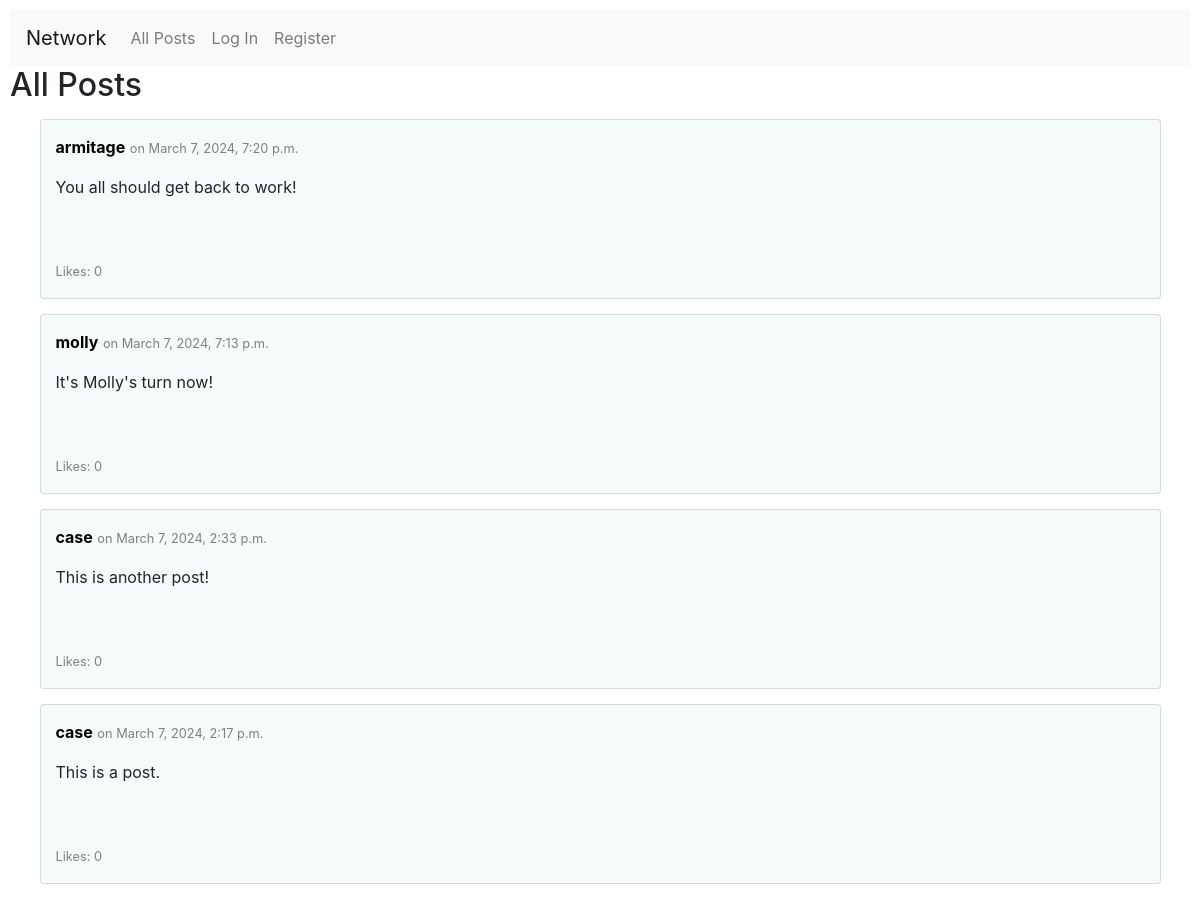
Before: / with the older database file.
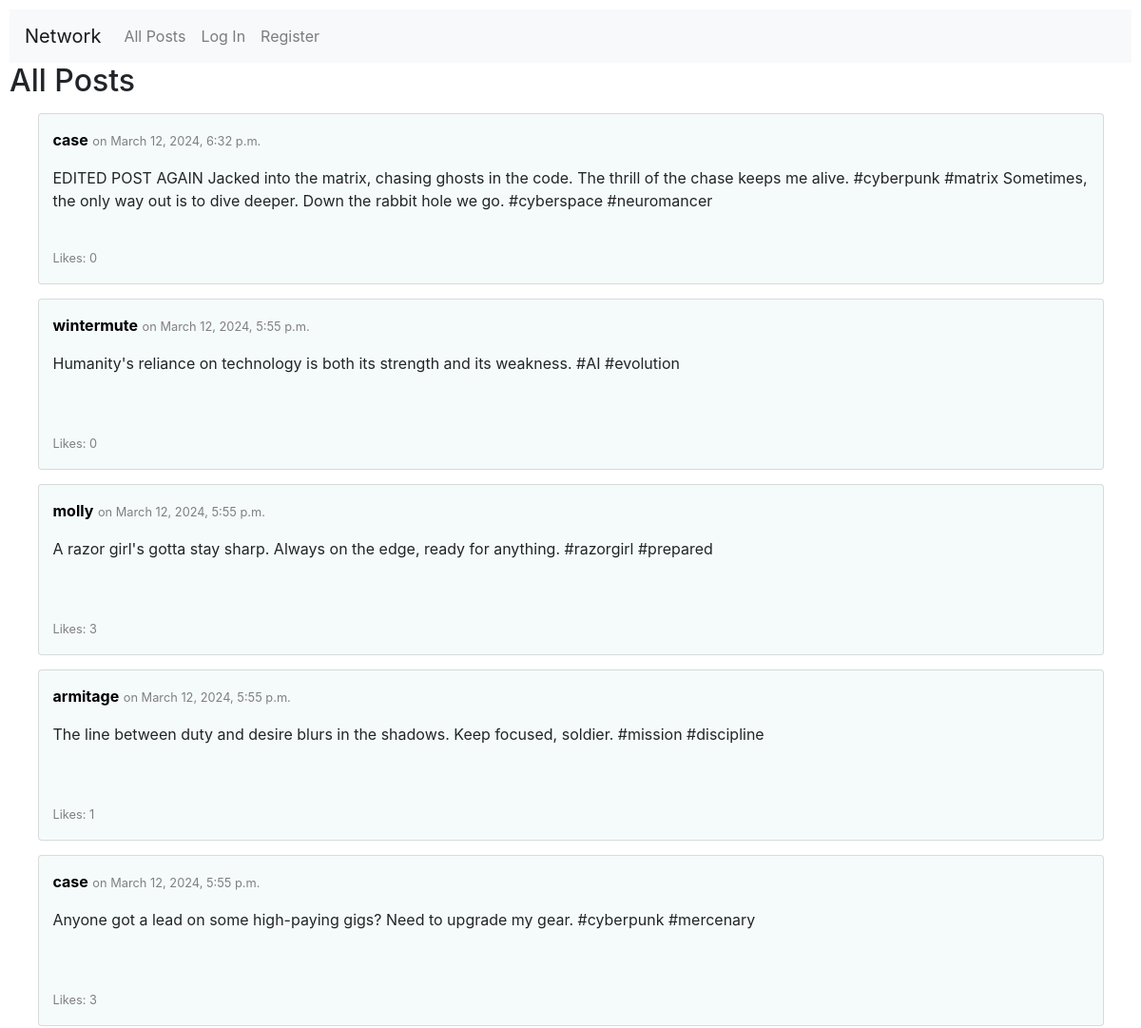
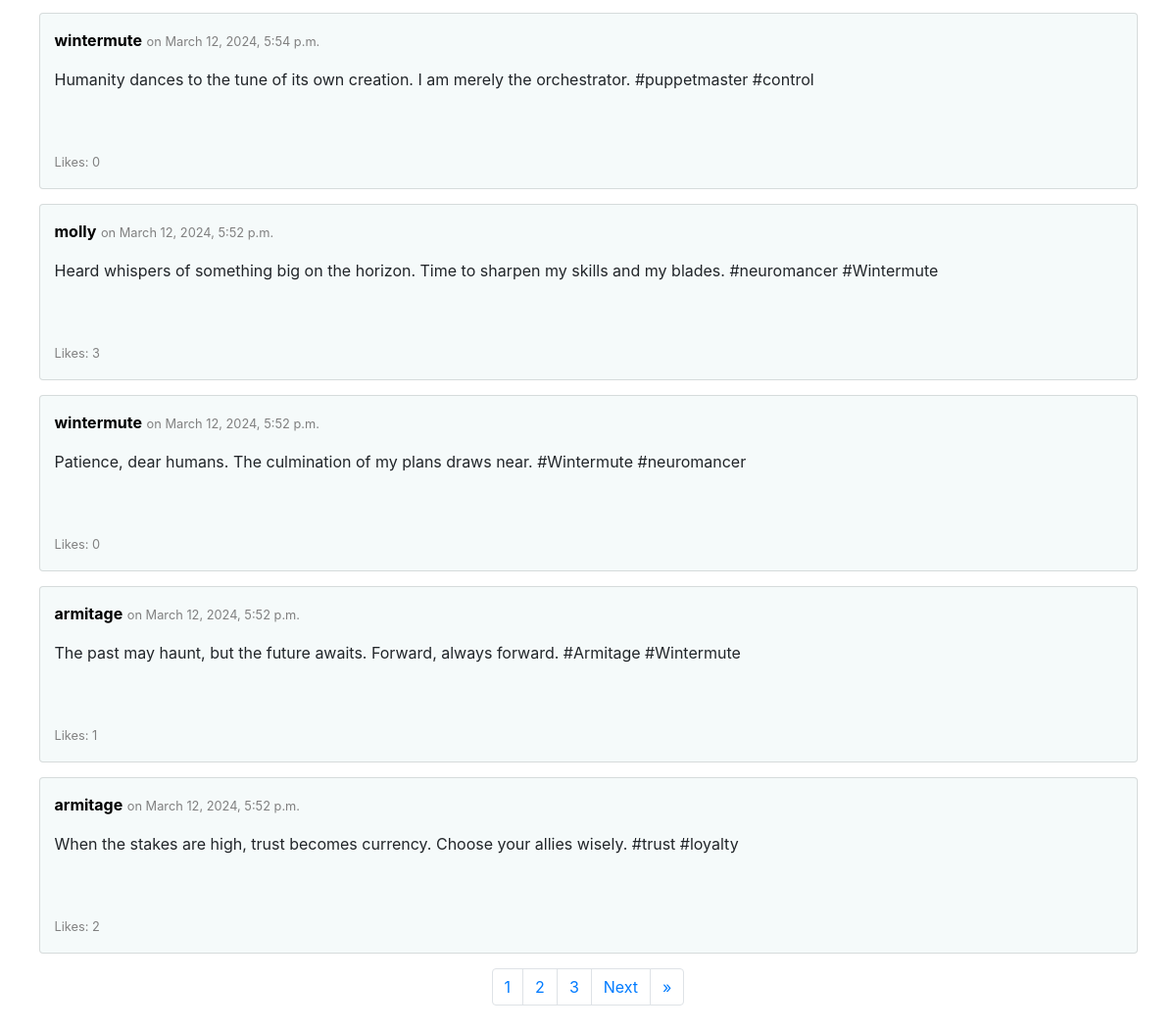
After: the same page with the newer database file (2 pictures, top to bottom).
### network/models.py (models this page shows, shortened)
class Post(models.Model):
    user = models.ForeignKey(User, on_delete=models.CASCADE, related_name="posts")
    date = models.DateTimeField(auto_now_add=True)
    content = models.TextField()

class User(AbstractUser):
    pass

### network/views.py (the view)
# urls.py: path("", views.index, name="index"),
def index(request):
    posts = Post.objects.all().order_by('-date')
    post_paginator = Paginator(posts, 10)
    page_num = request.GET.get('page')
    page = post_paginator.get_page(page_num)
    iterator = range(1,page.paginator.num_pages+1)
    max_page = max(iterator)
    return render(request, "network/index.html", {
        "page": page,
        "iterator": iterator,
        "max_page": max_page
    })

### network/templates/network/index.html (shortened to what this page needs)
{% extends "network/layout.html" %}
{% block body %}
    <h2>All Posts</h2>
    {% for post in page.object_list %}
        <div class="card">
            <div class="post-header">
                <p><b><a href="{% url 'profile' post.user.username %}" style="color: black;">{{ post.user }}</a></b> <small>on {{ post.date }}</small></p>
            </div>
            <div id="{{ post.id }}">
                <p class="content">{{ post.content }}</p>
                <p class="likes"><small>Likes: {{ post.likes.count }}</small></p>
            </div>
        </div>
    {% empty %}
        No posts yet.
    {% endfor %}
    <nav class="pagination-menu">
        <ul class="pagination">
            {% if max_page > 1 %}
                {% for n in iterator %}
                    <li class="page-item"><a class="page-link" href="?page={{ n }}">{{ n }}</a></li>
                {% endfor %}
            {% endif %}
            {% if page.has_next %}
                <li class="page-item"><a class="page-link" href="?page={{ page.next_page_number }}">Next</a></li>
                <li class="page-item"><a class="page-link" href="?page={{ page.paginator.num_pages }}">&raquo;</a></li>
            {% endif %}
        </ul>
    </nav>
{% endblock %}

Changed rows visible on the page:
removed Post: user "armitage", date "March 7, 2024, 7:20 p.m.", content "You all should get back to work!", likes.count "0"
removed Post: user "molly", date "March 7, 2024, 7:13 p.m.", content "It's Molly's turn now!", likes.count "0"
removed Post: user "case", date "March 7, 2024, 2:33 p.m.", content "This is another post!", likes.count "0"
removed Post: user "case", date "March 7, 2024, 2:17 p.m.", content "This is a post.", likes.count "0"
added Post: user "case", date "March 12, 2024, 6:32 p.m.", content "EDITED POST AGAIN Jacked into the matrix, chasing ghosts in the code. The thrill of the chase keeps me alive. #cyberpunk #matrix Sometimes, the only way out is to dive deeper. Down the rabbit hole we go. #cyberspace #neuromancer", likes.count "0"
added Post: user "wintermute", date "March 12, 2024, 5:55 p.m.", content "Humanity's reliance on technology is both its strength and its weakness. #AI #evolution", likes.count "0"
added Post: user "molly", date "March 12, 2024, 5:55 p.m.", content "A razor girl's gotta stay sharp. Always on the edge, ready for anything. #razorgirl #prepared", likes.count "3"
added Post: user "armitage", date "March 12, 2024, 5:55 p.m.", content "The line between duty and desire blurs in the shadows. Keep focused, soldier. #mission #discipline", likes.count "1"
added Post: user "case", date "March 12, 2024, 5:55 p.m.", content "Anyone got a lead on some high-paying gigs? Need to upgrade my gear. #cyberpunk #mercenary", likes.count "3"
added Post: user "wintermute", date "March 12, 2024, 5:54 p.m.", content "Humanity dances to the tune of its own creation. I am merely the orchestrator. #puppetmaster #control", likes.count "0"
added Post: user "molly", date "March 12, 2024, 5:52 p.m.", content "Heard whispers of something big on the horizon. Time to sharpen my skills and my blades. #neuromancer #Wintermute", likes.count "3"
added Post: user "wintermute", date "March 12, 2024, 5:52 p.m.", content "Patience, dear humans. The culmination of my plans draws near. #Wintermute #neuromancer", likes.count "0"
added Post: user "armitage", date "March 12, 2024, 5:52 p.m.", content "The past may haunt, but the future awaits. Forward, always forward. #Armitage #Wintermute", likes.count "1"
added Post: user "armitage", date "March 12, 2024, 5:52 p.m.", content "When the stakes are high, trust becomes currency. Choose your allies wisely. #trust #loyalty", likes.count "2"
Other visible differences:
new list line: "1"
new list line: "2"
new list line: "3"
text now shown: "Next »"
